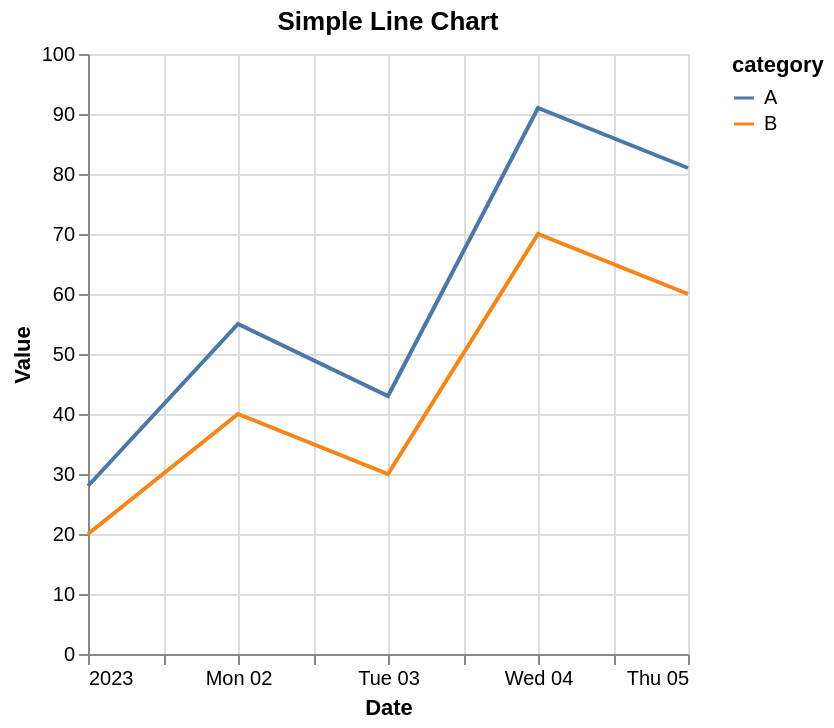

The specification (Vega-Lite) saved for this image:
### Vega-Lite specification from a JSON file in a GitHub repository (floating-point values rounded to 4 significant figures)
{"$schema": "https://vega.github.io/schema/vega-lite/v6.json", "description": "A simple line chart with temporal data.", "data": {"values": [{"date": "2023-01-01", "value": 28, "category": "A"}, {"date": "2023-01-02", "value": 55, "category": "A"}, {"date": "2023-01-03", "value": 43, "category": "A"}, {"date": "2023-01-04", "value": 91, "category": "A"}, {"date": "2023-01-05", "value": 81, "category": "A"}, {"date": "2023-01-01", "value": 20, "category": "B"}, {"date": "2023-01-02", "value": 40, "category": "B"}, {"date": "2023-01-03", "value": 30, "category": "B"}, {"date": "2023-01-04", "value": 70, "category": "B"}, {"date": "2023-01-05", "value": 60, "category": "B"}]}, "mark": "line", "encoding": {"x": {"field": "date", "type": "temporal", "axis": {"title": "Date"}}, "y": {"field": "value", "type": "quantitative", "axis": {"title": "Value"}}, "color": {"field": "category", "type": "nominal"}}, "title": "Simple Line Chart"}
